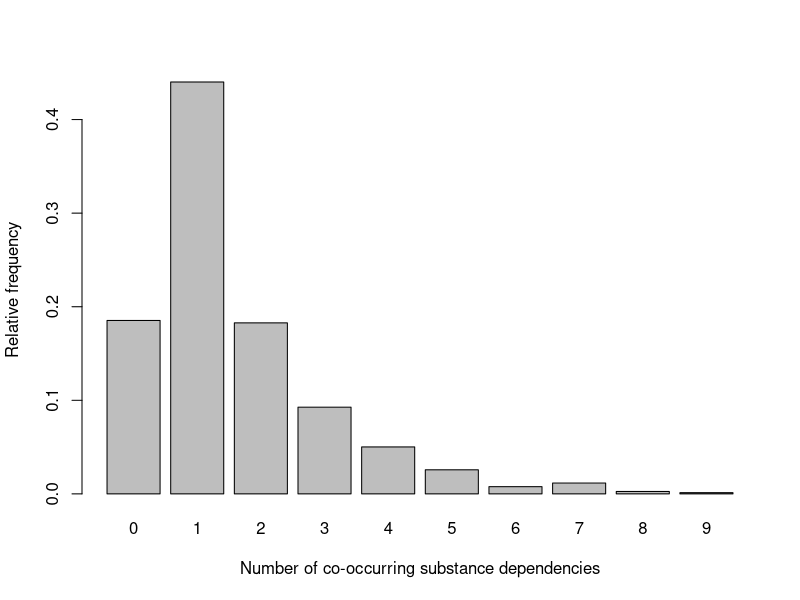
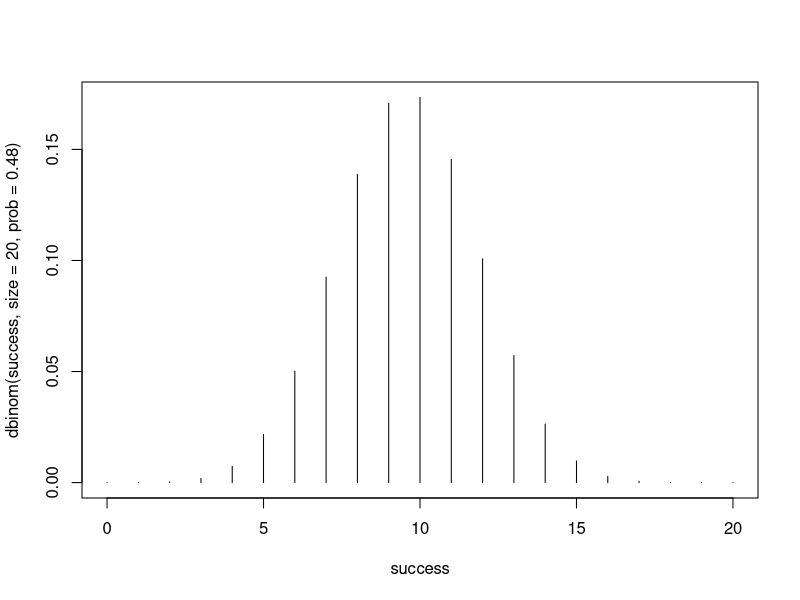
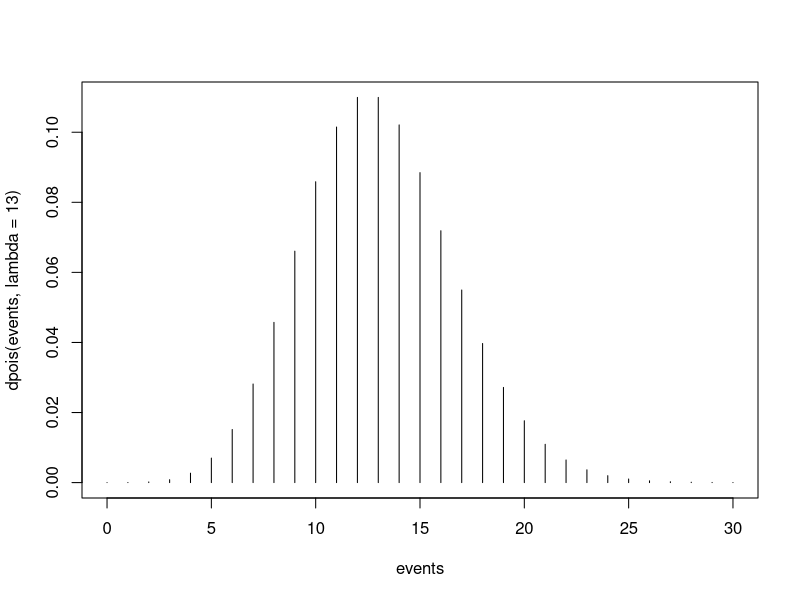
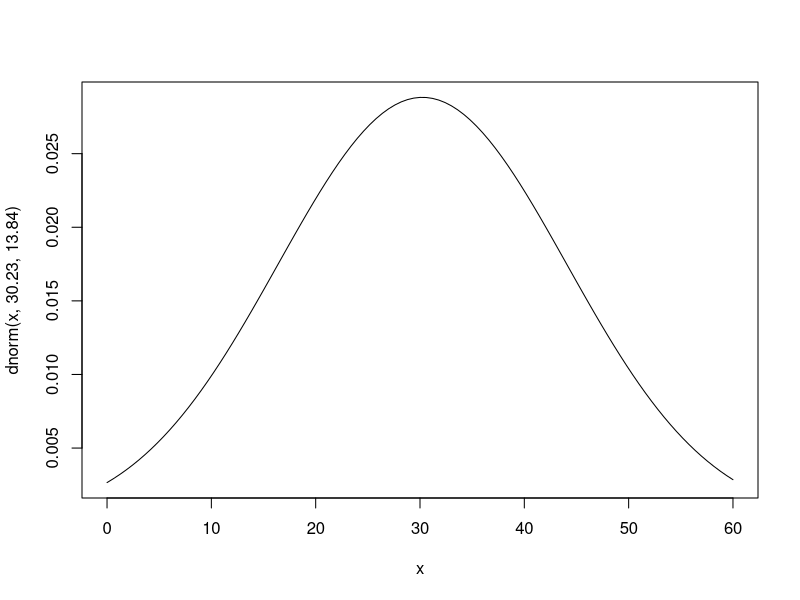

These charts were generated, in order, by the following R code:
## ---- chunk 1
knitr::opts_chunk$set(echo = TRUE)
## ---- chunk 2
# load packages
library(tidyverse)
library(stats)
## ---- chunk 3
# set working directory
setwd("~/Google Drive/My Drive/1_CSUS/2024-2025/Spring 2025/PUBH 207B/Website/PUBH-207B-S25")
## ---- chunk 4
# import dataset
data <- read.csv("substances.csv") %>% select(-X)
## ---- chunk 5
# construct frequency table and save it as a new dataframe
subs <- as.data.frame(table(data$substances))
## ---- chunk 6
# print frequency table
print(subs)
## ---- chunk 7
# create a new variable for the relative frequency 
    # relative frequency = the proportion of subjects with each number of substances used
subs <- subs %>% mutate(rel_freq = Freq/(sum(Freq)))
## ---- chunk 8
# print frequency table
print(subs)
## ---- chunk 9
# generate bar chart of relative frequencies
barplot(subs$rel_freq, 
        xlab = "Number of co-occurring substance dependencies", 
        ylab = "Relative frequency", 
        col = "gray",
        names.arg = subs$Var1)
## ---- chunk 10
# convert factor to numeric variable
subs$Var1 <- as.character(subs$Var1) # first convert to character 
subs$Var1 <- as.numeric(subs$Var1)
## ---- chunk 11
# obtain the probability of fewer than 3 co-occurring substance dependencies
subs %>% filter(Var1 < 3) %>% summarise(sum(rel_freq))
## ---- chunk 12
subs %>% filter(Var1 > 6) %>% summarise(sum(rel_freq))
## ---- chunk 13
subs %>% filter(Var1 >= 2 & Var1 <= 5) %>% summarise(sum(rel_freq))
## ---- chunk 14
mean(rep(subs$Var1, subs$Freq)) # mean
var(rep(subs$Var1, subs$Freq)) # variance
sd(rep(subs$Var1, subs$Freq)) # standard deviation
## ---- chunk 15
# find probability that 8 out of 20 adults will have been diagnosed with hypertension
dbinom(8, 20, 0.48)
## ---- chunk 16
# find probability that fewer than 8 out of 20 adults will have been diagnosed with hypertension
pbinom(7, 20, 0.48)
## ---- chunk 17
# find probability that 8 or more out of 20 adults will have been diagnosed with hypertension
1 - pbinom(7, 20, 0.48)
## ---- chunk 18
# find probability that between 8 and 12 (inclusive) out of 20 adults will have been diagnosed with hypertension
pbinom(12, 20, 0.48) - pbinom(7, 20, 0.48)
## ---- chunk 19
# calculate the mean (np)  and variance is np(1-p) of the binomial distribution
20*0.48 # mean
20*0.48*(1-0.48) # variance
## ---- chunk 20
# define the range of successes as 0 to 20 for the purposes of our plot
success <- 0:20

# plot the Binomial distribution
plot(success, dbinom(success, size=20, prob=0.48), type = 'h')
## ---- chunk 21
# find probability that exactly 10 cases of esophageal cancer will be diagnosed
dpois(10, 13)
## ---- chunk 22
# find probability that 12 or fewer cases of esophageal cancer will be diagnosed
ppois(12, 13)
## ---- chunk 23
# find probability that 8 or more cases of esophageal cancer will be diagnosed
1 - ppois(7, 13)
## ---- chunk 24
# find probability that between 9 and 15 (inclusive) cases of esophageal cancer will be diagnosed
ppois(15, 13) - ppois(8, 13)
## ---- chunk 25
events <- 0:30
plot(events, dpois(events, lambda = 13), type = 'h')
## ---- chunk 26
# find probability that a randomly selected birthing parent gained less than 15 pounds
pnorm(15, 30.23, 13.84)
## ---- chunk 27
# find probability that a randomly selected birthing parent gained more than 40 pounds
1 - pnorm(40, 30.23, 13.84)
## ---- chunk 28
# find probability that a randomly selected birthing parent gained between 15 and 40 pounds
pnorm(40, 30.23, 13.84) - pnorm(15, 30.23, 13.84)
## ---- chunk 29
# plot the Normal distribution with a mean of 30.23 and SD of 13.84
curve(dnorm(x, 30.23, 13.84), from=0, to=60)
